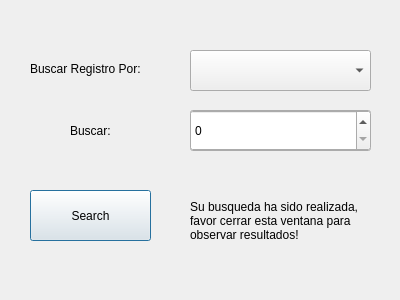
<?xml version="1.0" encoding="UTF-8"?>
<ui version="4.0">
 <class>busqueda</class>
 <widget class="QDialog" name="busqueda">
  <property name="geometry">
   <rect>
    <x>0</x>
    <y>0</y>
    <width>400</width>
    <height>300</height>
   </rect>
  </property>
  <property name="windowTitle">
   <string>Dialog</string>
  </property>
  <widget class="QLabel" name="label">
   <property name="geometry">
    <rect>
     <x>30</x>
     <y>60</y>
     <width>141</width>
     <height>17</height>
    </rect>
   </property>
   <property name="text">
    <string>Buscar Registro Por:</string>
   </property>
  </widget>
  <widget class="QComboBox" name="cb_busqueda">
   <property name="geometry">
    <rect>
     <x>190</x>
     <y>50</y>
     <width>181</width>
     <height>41</height>
    </rect>
   </property>
   <property name="cursor">
    <cursorShape>PointingHandCursor</cursorShape>
   </property>
  </widget>
  <widget class="QLabel" name="label_2">
   <property name="geometry">
    <rect>
     <x>70</x>
     <y>120</y>
     <width>71</width>
     <height>21</height>
    </rect>
   </property>
   <property name="text">
    <string>Buscar:</string>
   </property>
  </widget>
  <widget class="QLineEdit" name="lb_busqueda">
   <property name="geometry">
    <rect>
     <x>190</x>
     <y>110</y>
     <width>181</width>
     <height>41</height>
    </rect>
   </property>
  </widget>
  <widget class="QPushButton" name="pushButton">
   <property name="geometry">
    <rect>
     <x>30</x>
     <y>190</y>
     <width>121</width>
     <height>51</height>
    </rect>
   </property>
   <property name="cursor">
    <cursorShape>PointingHandCursor</cursorShape>
   </property>
   <property name="text">
    <string>Search</string>
   </property>
  </widget>
  <widget class="QSpinBox" name="sb_busqueda">
   <property name="geometry">
    <rect>
     <x>190</x>
     <y>110</y>
     <width>181</width>
     <height>41</height>
    </rect>
   </property>
   <property name="maximum">
    <number>99999</number>
   </property>
  </widget>
  <widget class="QLabel" name="lb_info">
   <property name="geometry">
    <rect>
     <x>190</x>
     <y>170</y>
     <width>171</width>
     <height>101</height>
    </rect>
   </property>
   <property name="text">
    <string>Su busqueda ha sido realizada, favor cerrar esta ventana para observar resultados!</string>
   </property>
   <property name="wordWrap">
    <bool>true</bool>
   </property>
  </widget>
 </widget>
 <resources/>
 <connections/>
</ui>
